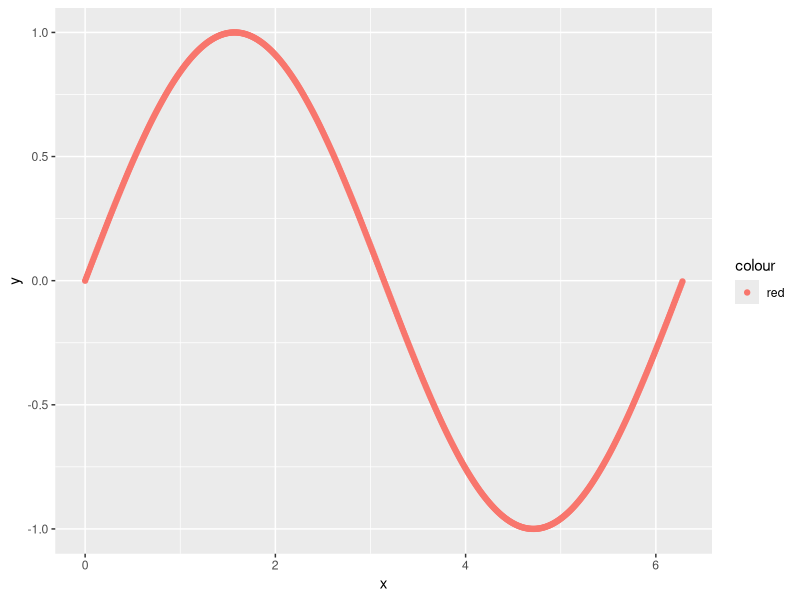
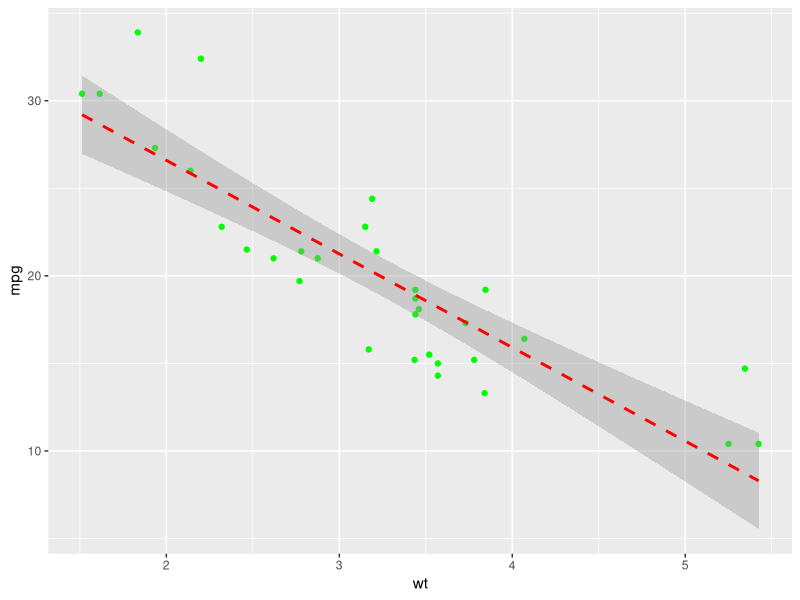
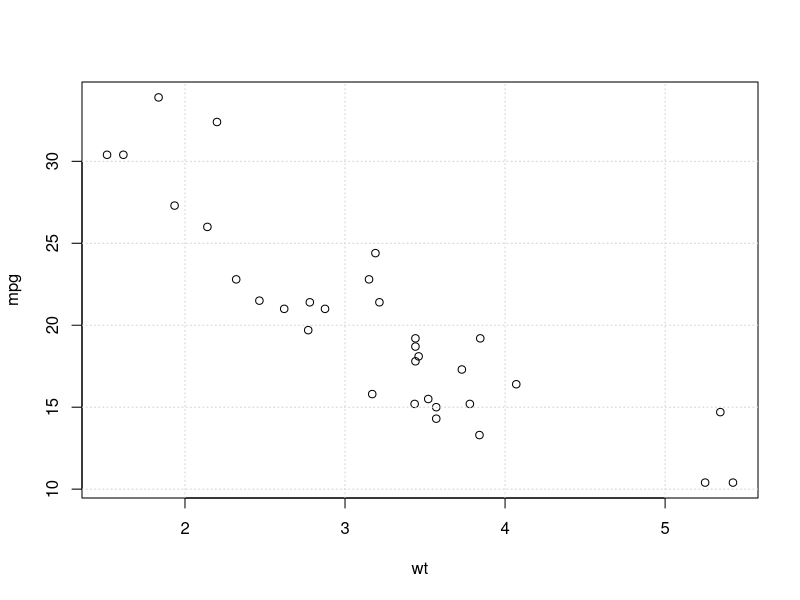

Here is the R script that generated these plots, in order:
#qplot()是ggplot2的姐妹？？？

x <- seq(0,2*pi,0.01)
y <- sin(x)
library(ggplot2)
dev.new()
qplot(x,y,col = "red")




##查到的一个可以用来学习的网址  https://zhuanlan.zhihu.com/p/29447771
#在ggplot2中，图是通过串联起来的("+")来创建的，每个函数修改属于自己的部分

ggplot(data=mtcars, aes(x=wt,y=mpg))+geom_point(col="green")+geom_smooth(method = "lm",lty=2,col="red")

#可以看两张图片的对比
attach(mtcars)
plot(wt,mpg)
grid()